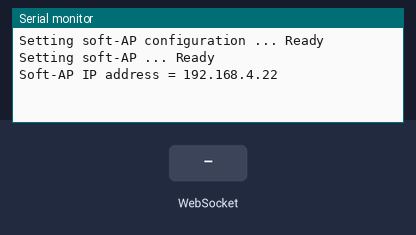
A sketch run on a simulated ESP8266 (NodeMCU). On the bench: the last lines printed to the serial monitor. Inputs (shaded band) come from the test bench.

Above: at 1.3 s.
1.4 s: WebSocket text "tank,1" received
At 2.4 s:
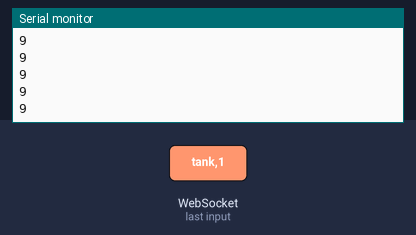
3.0 s: WebSocket text "2,1" received
4.5 s: WebSocket text "tank" received
6.0 s: WebSocket text "pump" received
At 7.1 s:
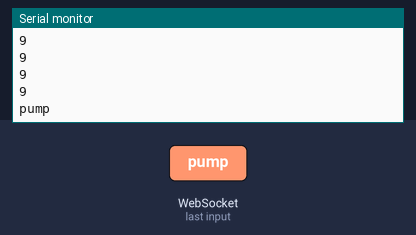
7.5 s: WebSocket text "app" received
At 8.3 s:
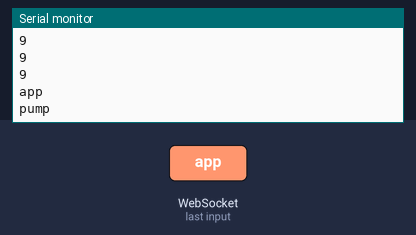

Measured:
- after the input at 1.4 s, the serial monitor: prints a new line after 0.10 s (image 1)
- after the input at 6.0 s, the serial monitor: prints a new line at once (image 2)
- after the input at 7.5 s, the serial monitor: prints a new line at once (image 3)

The sketch:

WebSocket_server_wifi_module.ino
```cpp
#include <ESP8266WiFi.h>
// #include <ESP8266WebServer.h>
#include <WebSocketsServer.h>
// below are the strings that are used to distinguish between each other
// app =0 , tank1 = 1 ,tank2 = 2 , tank3 = 3 , tank4 = 4 , pump = 5

int safety_height = 15;// 15 cm far from sensor
int default_websock =10;// "10" is default that shows websock is not set
String default_id = "9";// "9" is default that shows object is not set

struct tank {
  String Id_name_valve=default_id;
  String level;
  int websock_num =default_websock;
};

struct app {
  String Id_name=default_id;
  int websock_num=default_websock;
};

struct pump{
  String Id_name=default_id;
  String water_status ="0";
  int websock_num=default_websock;
};

tank tank_arry[4];
pump pump_array[1];
app app_array[1];


const char *ssid = "Hassam";
const char *password = "987654321";

IPAddress local_IP(192,168,4,22);
IPAddress gateway(192,168,4,9);
IPAddress subnet(255,255,255,0);


WebSocketsServer webSocket(81);
void webSocketEvent(uint8_t num, WStype_t type, uint8_t *payload, size_t length) {
  switch (type) {
    case WStype_DISCONNECTED:
      Serial.printf("[%u] Disconnected!\n", num);
      if(app_array[0].websock_num==num){
        app_array[0].websock_num=default_websock;
        app_array[0].Id_name=default_id;
      }else if(pump_array[0].websock_num==num){
        pump_array[0].websock_num=default_websock;
        pump_array[0].water_status="0";
        pump_array[0].Id_name=default_id;
      }else{
        for(int i=0;i<4;i++){
          if(tank_arry[i].websock_num==num){
            tank_arry[i].Id_name_valve=default_id;
            tank_arry[i].websock_num=default_websock;
            break;
          }
        }
      }
      break;

    case WStype_CONNECTED:
      {
        IPAddress ip = webSocket.remoteIP(num);
        Serial.printf("[%u] Connected from %d.%d.%d.%d\n", num, ip[0], ip[1], ip[2], ip[3]);
      }
      break;

    case WStype_TEXT:
      Serial.printf("[%u] Received text: %s\n", num, payload);
      String payloadString = String((char*)payload);
      String to_check = split_string(payloadString);
      if(to_check=="tank"){
        tank_arry[payloadString.toInt() - 1].Id_name_valve =payloadString;
        tank_arry[payloadString.toInt() - 1].websock_num = num;
      }else if(to_check=="pump"){
        // Serial.println(split_string(payloadString));
        pump_array[0].Id_name=payloadString;
        pump_array[0].websock_num=num;
      }else if(to_check=="app"){
        // Serial.println(split_string(payloadString));
        app_array[0].Id_name=payloadString;
        app_array[0].websock_num = num;
      }else if(to_check.toInt()>0 and to_check.toInt() < 5){ // for tank ,updateing water distance
        if(to_check =="1"){
          Serial.println(payloadString);
          tank_arry[to_check.toInt()-1].level=payloadString;
          if(to_check.toInt()<=safety_height){
            please_operate_the_pump("(0,1)");//"(x,y)" x is either 0 or 1 and y is valve no;
          }
          send_data_to_app();
        }else if(to_check =="2"){
          Serial.println(payloadString);
          tank_arry[to_check.toInt()-1].level=payloadString;
          if(to_check.toInt()<=safety_height){
            please_operate_the_pump("(0,2)");
          }
          send_data_to_app();
        }else if(to_check =="3"){
          Serial.println(payloadString);
          tank_arry[to_check.toInt()-1].level=payloadString;
          if(to_check.toInt()<=safety_height){
            please_operate_the_pump("(0,3)");
          }
          send_data_to_app();
        }else if(to_check =="4"){
          Serial.println(payloadString);
          tank_arry[to_check.toInt()-1].level=payloadString;
          if(to_check.toInt()<=safety_height){
            please_operate_the_pump("(0,4)");
          }
          send_data_to_app();
        }
      }else if(to_check =="0"){// for app, receiving pump command
      // supposing app sends "(x,y)" x is either 0 or 1 and y is valve no;
        Serial.println(payloadString);
        please_operate_the_pump(payloadString);
      }else if(to_check =="5"){// for pump, receiving water status
        Serial.println(payloadString);
        pump_array[0].water_status= payloadString;
        send_data_to_app();
      }


      for(int i=0;i<4;i++){
        Serial.println(tank_arry[i].Id_name_valve);
      }
      Serial.println(app_array[0].Id_name);
      Serial.println(pump_array[0].Id_name);
      // Send the received text back to the client
      webSocket.sendTXT(num, payload, length);
      break;
  }
}
void send_data_to_app(){
  String temp ="{";
  if(app_array[0].Id_name!=default_id){
    for(int i=0;i<4;i++){
      if(tank_arry[i].Id_name_valve!=default_id){
      temp += (i+1)+":"+tank_arry[0].level;
      }
    }
    if(pump_array[0].Id_name!=default_id){
      temp += "5:"+pump_array[0].water_status;
    }

    temp += "}";
    webSocket.sendTXT(app_array[0].websock_num,temp);
  }
}

void please_operate_the_pump(String _bit){
  Serial.println("Safety_call");
  if(pump_array[0].Id_name!=default_id){
    webSocket.sendTXT(pump_array[0].websock_num,_bit);
  }
}

String split_string(String &payload){
  //  e.g "tank,1"
  int comma_index = payload.indexOf(",");
  if(comma_index != -1){
    String temp = payload.substring(0,comma_index);
    payload =payload.substring(comma_index+1);
    return temp;
  }
  return payload;
}


void setup()
{
 	Serial.begin(115200);
 	Serial.println();

 	Serial.print("Setting soft-AP configuration ... ");
 	Serial.println(WiFi.softAPConfig(local_IP, gateway, subnet) ? "Ready" : "Failed!");

 	Serial.print("Setting soft-AP ... ");
 	Serial.println(WiFi.softAP(ssid,password) ? "Ready" : "Failed!");
 	//WiFi.softAP(ssid);
 	//WiFi.softAP(ssid, password, channel, hidden, max_connection)

 	Serial.print("Soft-AP IP address = ");
 	Serial.println(WiFi.softAPIP());

  webSocket.begin();
  webSocket.onEvent(webSocketEvent);
}

void loop() {
  webSocket.loop();
  // webSocket.s
 	delay(500);
}
```
